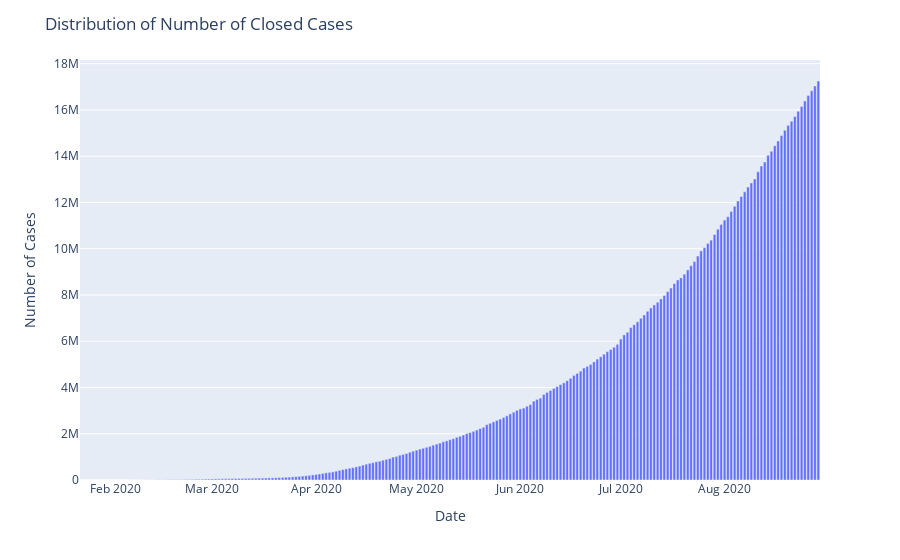

Notebook cell for this chart:
### Code cell
fig=px.bar(x=datewise.index,y=datewise["Recovered"]+datewise["Deaths"])
fig.update_layout(title="Distribution of Number of Closed Cases",
                  xaxis_title="Date",yaxis_title="Number of Cases")
fig.show()

### Figure 1 — Plotly figure (JSON) as saved in the notebook; plotly's stock layout.template omitted (floating-point values rounded to 4 significant figures; data arrays with more than 128 entries replaced by an {"elided": "..."} marker saying what was removed)
{"data": [{"alignmentgroup": "True", "hovertemplate": "x=%{x}<br>y=%{y}<extra></extra>", "legendgroup": "", "marker": {"color": "#636efa", "pattern": {"shape": ""}}, "name": "", "offsetgroup": "", "orientation": "v", "showlegend": false, "textposition": "auto", "type": "bar", "x": {"elided": "221 str values"}, "xaxis": "x", "y": {"elided": "221 int values"}, "yaxis": "y"}], "layout": {"autosize": true, "barmode": "relative", "legend": {"tracegroupgap": 0}, "margin": {"t": 60}, "title": {"text": "Distribution of Number of Closed Cases"}, "xaxis": {"anchor": "y", "autorange": true, "domain": [0, 1], "range": ["2020-01-21 12:00", "2020-08-29 12:00"], "title": {"text": "Date"}, "type": "date"}, "yaxis": {"anchor": "x", "autorange": true, "domain": [0, 1], "range": [0, 18160000.0], "title": {"text": "Number of Cases"}, "type": "linear"}}}
